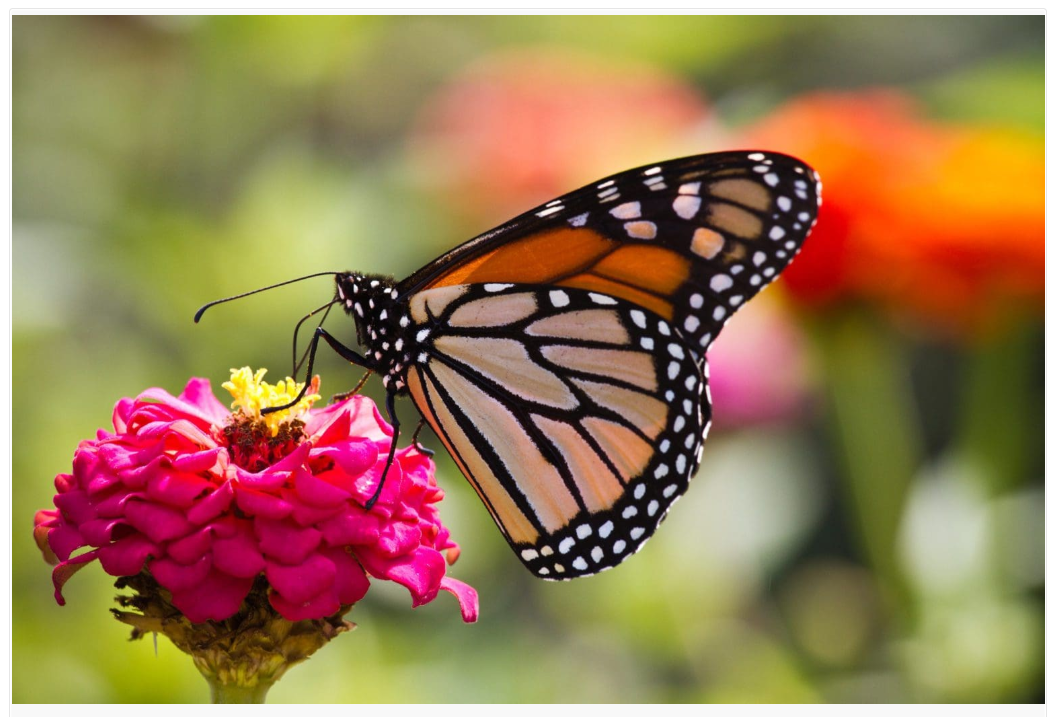
#> input picture sample-img.png, 1057 x 717 px
$ python assignment2.py
#> lines starting #> are read from the running program, lines starting #| are printed output that depends on the picture
import cv2
path=input("enter the path of the image:")
#> the answer given: sample-img.png
image=cv2.imread(path,0)
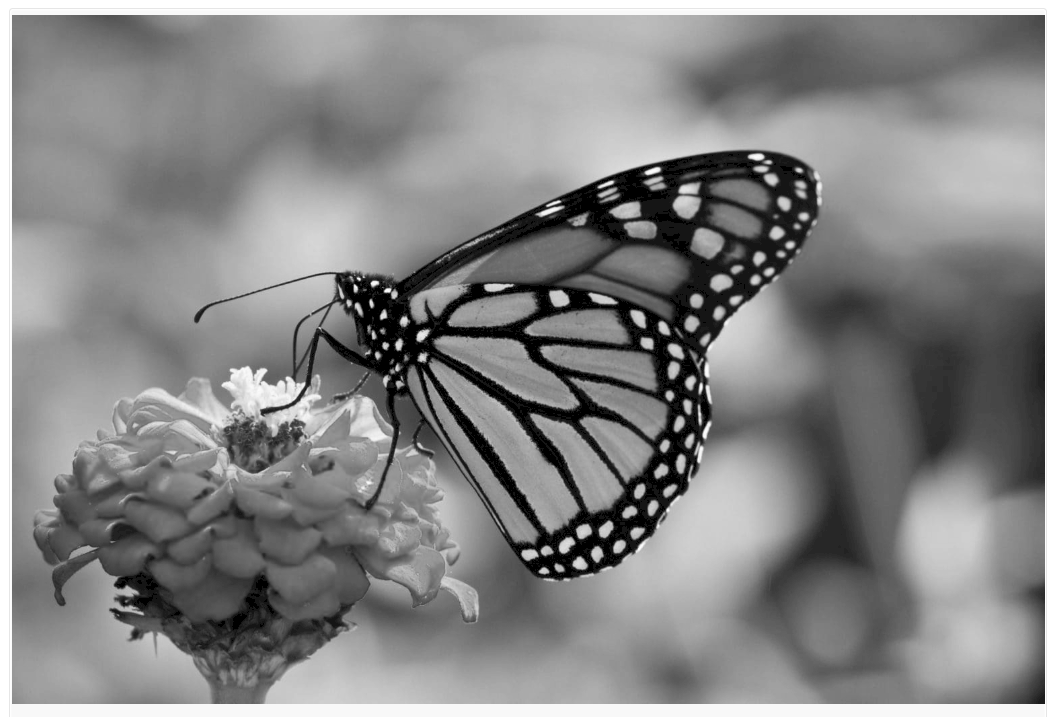
#> image: shape (717, 1057); min 0, max 255, mean 134
print("enter 1 if you want to draw a line on the image\n enter 2 if you want to draw a rectangle on the image\n enter 3 if you want to draw a circle on the image\nenter 4 if you want to enter a text on the image\n")
